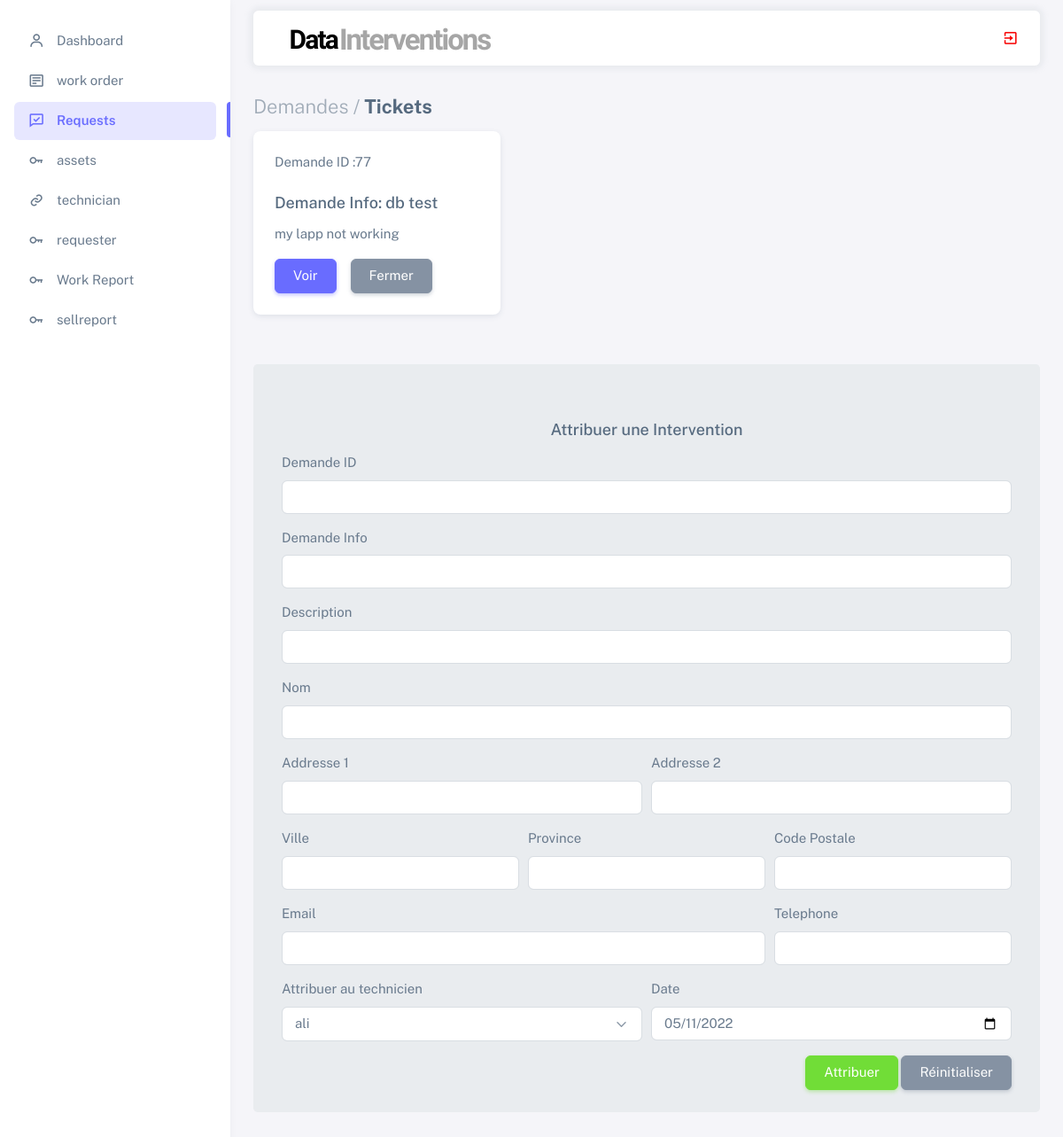
/Admin/request.php (signed in), run on the app's committed database.
### tables this page shows
CREATE TABLE IF NOT EXISTS `submitrequest_tb` (
  `request_id` int(11) NOT NULL AUTO_INCREMENT,
  `request_info` text NOT NULL,
  `request_desc` text NOT NULL,
  `requester_name` varchar(60) NOT NULL,
  `requester_add1` text NOT NULL,
  `requester_add2` text NOT NULL,
  `requester_city` varchar(60) NOT NULL,
  `requester_state` varchar(60) NOT NULL,
  `requester_zip` int(11) NOT NULL,
  `requester_email` varchar(60) NOT NULL,
  `requester_mobile` bigint(11) NOT NULL,
  `request_date` date NOT NULL,
  PRIMARY KEY (`request_id`)
);

### Admin/request.php (the view, shortened to what this page needs)
<?php
include('includes/header.php');
include('../dbConnection.php');
?>
 <div class="layout-page">
 <nav
            class="layout-navbar container-xxl navbar navbar-expand-xl navbar-detached align-items-center bg-navbar-theme"
            id="layout-navbar"
          >
            <div class="m-1 my-4">
             <img src="../images/data.png" alt="">
            </div>
            <div class="navbar-nav-right d-flex align-items-center" sid="navbar-collape">
              <ul class="navbar-nav flex-row align-items-center ms-auto">
                <a href="../logout.php">
                <i class='bx bx-exit' style='color:#f70000'  ></i>
                      </a>
              </ul>
            </div>
          </nav>
    <div class="content-wrapper">
    <div class="container-xxl flex-grow-1 container-p-y">
              <h4 class="fw-bold py-2 mb-2"><span class="text-muted fw-light">Demandes /</span> Tickets</h4>
              <div class="row mb-2">
              <?php
              $sql = "SELECT request_id, request_info, request_desc, request_date FROM submitrequest_tb";
              $result = $conn->query($sql);
              if($result->num_rows > 0){
                while($row = $result->fetch_assoc()){
               echo '<div class="col-md-6 col-lg-4 mb-2">';
                 echo' <div class="card">';
                   echo' <div class="card-header">'; echo'Demande ID :'. $row['request_id']; echo'</div>';
                   echo' <div class="card-body">';
                   echo'   <h5 class="card-title"> Demande Info: '. $row['request_info'] . '</h5>';
                     echo'<p class="card-text">'. $row['request_desc']. '</p>';
                        echo '<form action="" method="POST"> <input type="hidden"  name="id"  value='. $row["request_id"] .'><input type="submit" class="btn btn-primary mr-3" name="view"  value="Voir" ><input type="submit" class="btn btn-secondary" name="close" value="Fermer"></form>';
                   echo'</div>';
                echo'  </div>';
               echo' </div>';
  }
}
 ?>
              </div>
<?php
  include('assignworkform.php');
  include('includes/footer.php');
?>

### data on the page
submitrequest_tb: request_id "77", request_info "db test", request_desc "my lapp not working"

### other printed values
form field assigntech "ali"
